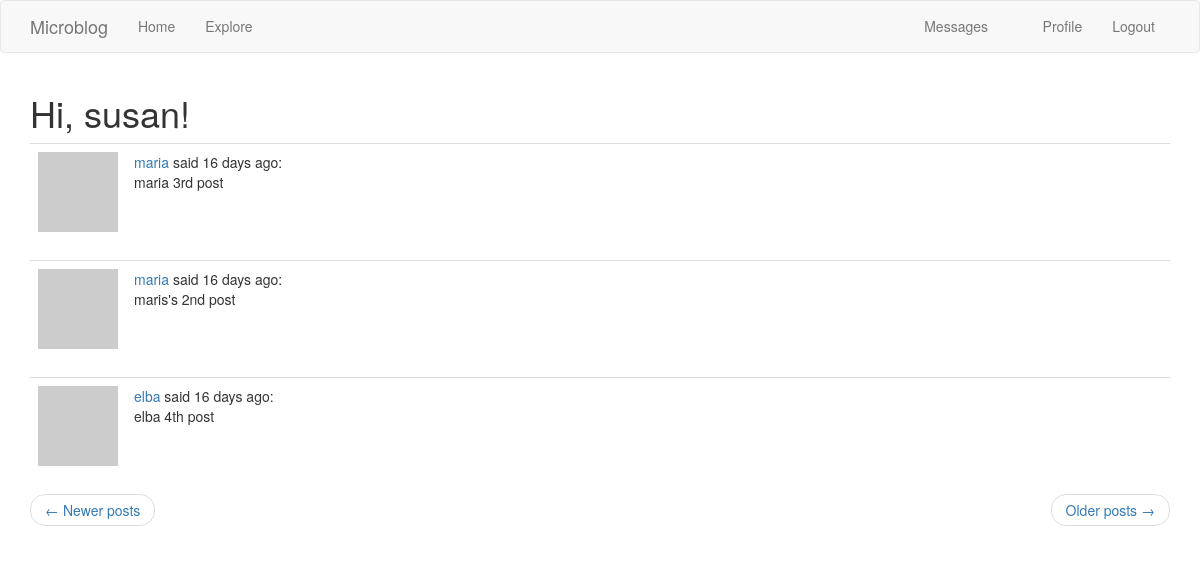
Screenshot of /explore?page=2 (signed in) with the database file from the repository.
### app/models.py (models this page shows, shortened)
class PaginatedAPIMixin(object):
    @staticmethod
    def to_collection_dict(query, page, per_page, endpoint, **kwargs):
        resources = query.paginate(page, per_page, False)
        data = {
            'items': [item.to_dict() for item in resources.items],
            '_meta': {
                'page': page,
                'per_page': per_page,
                'total_pages': resources.pages,
                'total_items': resources.total
            },
            '_links': {
                'self': url_for(endpoint, page=page, per_page=per_page,
                                **kwargs),
                'next': url_for(endpoint, page=page + 1, per_page=per_page,
                                **kwargs) if resources.has_next else None,
                'prev': url_for(endpoint, page=page - 1, per_page=per_page,
                                **kwargs) if resources.has_prev else None
            }
        }
        return data

class User(PaginatedAPIMixin, UserMixin, db.Model):
    id = db.Column(db.Integer, primary_key=True)
    username = db.Column(db.String(64), index=True, unique=True)
    email = db.Column(db.String(120), index=True, unique=True)
    password_hash = db.Column(db.String(128))
    about_me = db.Column(db.String(140))
    last_seen = db.Column(db.DateTime, default=datetime.utcnow)
    posts = db.relationship('Post', backref='author', lazy='dynamic')
    followed = db.relationship(
                'User', secondary=followers,
                primaryjoin=(followers.c.follower_id == id),
                secondaryjoin=(followers.c.followed_id == id),
                backref=db.backref('followers', lazy='dynamic'), lazy='dynamic')
    messages_sent = db.relationship('Message',
                                    foreign_keys='Message.sender_id',
                                    backref='author', lazy='dynamic')
    messages_received = db.relationship('Message',
                                        foreign_keys='Message.recipient_id',
                                        backref='recipient', lazy='dynamic')
    last_message_read_time = db.Column(db.DateTime)
    notifications = db.relationship('Notification', backref='user',
                                    lazy='dynamic')
    def avatar(self, size):
        digest = md5(self.email.lower().encode('utf-8')).hexdigest()
        return f'https://www.gravatar.com/avatar/{digest}?d=identicon&s={size}'
    def new_messages(self):
        last_read_time = self.last_message_read_time or datetime(1900, 1, 1)
        return Message.query.filter_by(recipient=self).filter(
            Message.timestamp > last_read_time).count()

class Post(db.Model):
    id = db.Column(db.Integer, primary_key=True)
    body = db.Column(db.String(140))
    timestamp = db.Column(db.DateTime, index=True, default=datetime.utcnow)
    user_id = db.Column(db.Integer, db.ForeignKey('user.id'))

### app/routes.py (the view)
@app.route('/explore')
@login_required
def explore():
    page = request.args.get('page', 1, type=int)
    posts = Post.query.order_by(Post.timestamp.desc()).paginate(
        page, app.config['POSTS_PER_PAGE'], False)
    next_url = url_for('explore', page=posts.next_num) if posts.has_next else None
    prev_url = url_for('explore', page=posts.prev_num) if posts.has_prev else None
    return render_template('index.html', title='Explore', posts=posts.items, next_url=next_url, prev_url=prev_url)

### app/models.py (called while the page is built)
@login.user_loader
def load_user(id):
    return User.query.get(int(id))

### app/routes.py (called while the page is built)
@app.before_request
def before_request():
    if current_user.is_authenticated:
        current_user.last_seen = datetime.utcnow()
        db.session.commit()

### app/templates/index.html (shortened to what this page needs)
{% extends 'base.html' %}
{% block app_content %}
    <h1>Hi, {{ current_user.username }}!</h1>
    {% for post in posts %}
        {% include '_post.html' %}
    {% endfor %}
    <nav aria-label="...">
        <ul class="pager">
            <li class="previous{% if not prev_url %} disabled{% endif %}">
                <a href="{{ prev_url or '#' }}">
                    <span aria-hidden="true">&larr;</span> Newer posts
                </a>
            </li>
            <li class="next{% if not next_url %} disabled{% endif %}">
                <a href="{{ next_url or '#' }}">
                    Older posts <span aria-hidden="true">&rarr;</span>
                </a>
            </li>
        </ul>
    </nav>
{% endblock %}

### app/templates/base.html (shortened to what this page needs)
{% extends 'bootstrap/base.html' %}
{% block navbar %}
    <nav class="navbar navbar-default">
        <div class="container">
            <div class="navbar-header">
                <a class="navbar-brand" href="{{ url_for('index') }}">Microblog</a>
            </div>
            <div class="collapse navbar-collapse" id="bs-example-navbar-collapse-1">
                <ul class="nav navbar-nav">
                    <li><a href="{{ url_for('index') }}">Home</a></li>
                    <li><a href="{{ url_for('explore') }}">Explore</a></li>
                </ul>
                <ul class="nav navbar-nav navbar-right">
                    {% if current_user.is_anonymous %}
                    <li><a href="{{ url_for('login') }}">Login</a></li>
                    {% else %}
                    <li>
                        <a href="{{ url_for('messages') }}">
                            Messages
                            {% set new_messages = current_user.new_messages() %}
                        </a>
                    </li>
                    <li><a href="{{ url_for('user', username=current_user.username) }}">Profile</a></li>
                    <li><a href="{{ url_for('logout') }}">Logout</a></li>
                    {% endif %}
                </ul>
            </div>
        </div>
    </nav>
{% endblock %}
{% block content %}
    <div class="container">
        {% block app_content %}{% endblock %}
    </div>
{% endblock %}

### app/templates/_post.html
<table class="table table-hover">
    <tr>
        <td width="70px">
            <a href="{{ url_for('user', username=post.author.username) }}">
                <img src="{{ post.author.avatar(70) }}" />
            </a>
        </td>
        <td>
            <a href="{{ url_for('user', username=post.author.username) }}">
                {{ post.author.username }}
            </a>
            said {{ moment(post.timestamp).fromNow() }}:
            <br>
            {{ post.body }}
        </td>
    </tr>
</table>

### rows the page displays
User: username "susan"
Post: author.username "maria", timestamp "16 days ago", body "maria 3rd post"
Post: author.username "maria", timestamp "16 days ago", body "maris's 2nd post"
Post: author.username "elba", timestamp "16 days ago", body "elba 4th post"
